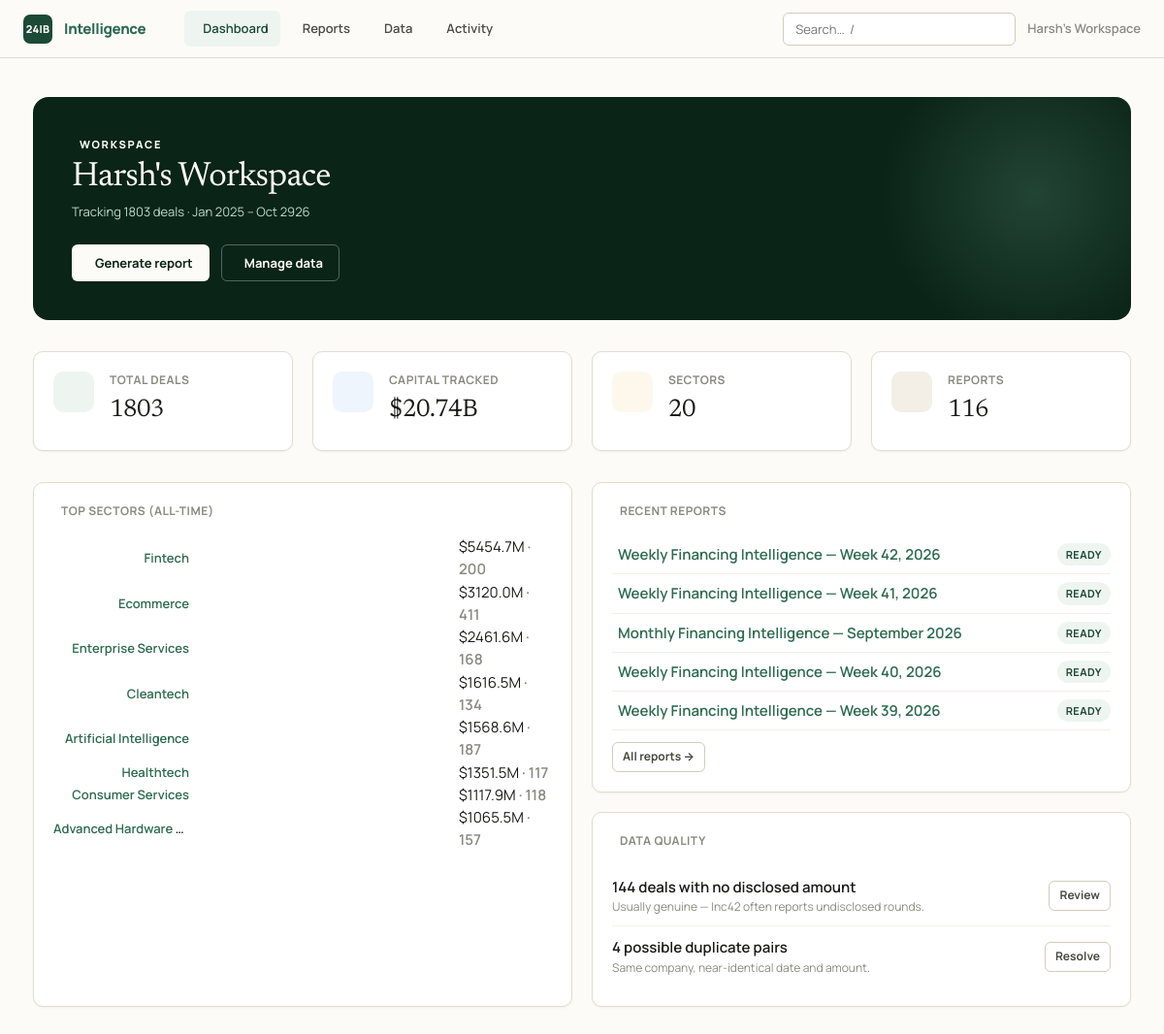
The page / on the database its author committed.
### intelligence/models.py (models this page shows, shortened)
class Organization(db.Model):
    __tablename__ = "organizations"
    id: Mapped[int] = mapped_column(primary_key=True)
    name: Mapped[str] = mapped_column(String(160), nullable=False)
    slug: Mapped[str] = mapped_column(String(80), unique=True, nullable=False)
    created_at: Mapped[datetime] = mapped_column(DateTime, default=_utcnow)
    deals: Mapped[list["FundingDeal"]] = relationship(back_populates="organization", cascade="all, delete-orphan")
    reports: Mapped[list["Report"]] = relationship(back_populates="organization", cascade="all, delete-orphan")
    api_keys: Mapped[list["ApiKey"]] = relationship(back_populates="organization", cascade="all, delete-orphan")

class Report(db.Model):
    __tablename__ = "reports"
    id: Mapped[int] = mapped_column(primary_key=True)
    organization_id: Mapped[int] = mapped_column(ForeignKey("organizations.id"), nullable=False)
    period_type: Mapped[PeriodType] = mapped_column(Enum(PeriodType), nullable=False)
    period_key: Mapped[str] = mapped_column(String(40), nullable=False)  # e.g. 2026-W14, 2026-05, 2026-Q1, 2026
    title: Mapped[str] = mapped_column(String(240), default="")
    edition_no: Mapped[int | None] = mapped_column(Integer, nullable=True)
    status: Mapped[ReportStatus] = mapped_column(Enum(ReportStatus), default=ReportStatus.PENDING)
    payload_json: Mapped[str] = mapped_column(Text, default="{}")  # see `payload` property — the full computed report
    error: Mapped[str | None] = mapped_column(Text, nullable=True)  # set only when status == FAILED
    share_token: Mapped[str] = mapped_column(String(48), default=_token, unique=True, index=True)
    is_published: Mapped[bool] = mapped_column(Boolean, default=False)
    notes: Mapped[str] = mapped_column(Text, default="")  # free-form personal notes, not shown on the public page
    created_at: Mapped[datetime] = mapped_column(DateTime, default=_utcnow)
    generated_at: Mapped[datetime | None] = mapped_column(DateTime, nullable=True)  # set when status becomes READY
    organization: Mapped["Organization"] = relationship(back_populates="reports")
    @property
    def payload(self) -> dict:
        """Decode the stored JSON payload back into the report's data dict."""
        return json.loads(self.payload_json or "{}")
    @payload.setter
    def payload(self, data: dict) -> None:
        """Serialise ``data`` to JSON for storage.

        ``default=str`` lets ``date``/``datetime`` values inside the payload
        (produced by ``aggregate.build_payload``) serialise without callers
        having to hand-roll a JSON encoder for every report field.
        """
        self.payload_json = json.dumps(data, default=str)

### intelligence/dashboard/routes.py (the view, shortened to what this page needs)
@bp.route("/")
def home():
    org = require_org()
    total_deals = db.session.scalar(
        select(func.count(FundingDeal.id)).where(FundingDeal.organization_id == org.id)
    ) or 0
    total_capital = db.session.scalar(
        select(func.coalesce(func.sum(FundingDeal.amount_usd_mn), 0.0)).where(FundingDeal.organization_id == org.id)
    ) or 0.0
    report_count = db.session.scalar(
        select(func.count(Report.id)).where(Report.organization_id == org.id)
    ) or 0
    sector_total = db.session.scalar(
        select(func.count(func.distinct(FundingDeal.sector_canonical)))
        .where(FundingDeal.organization_id == org.id)
    ) or 0
    sector_rows = db.session.execute(
        select(FundingDeal.sector_canonical, func.sum(FundingDeal.amount_usd_mn), func.count(FundingDeal.id))
        .where(FundingDeal.organization_id == org.id)
        .group_by(FundingDeal.sector_canonical)
        .order_by(func.sum(FundingDeal.amount_usd_mn).desc())
        .limit(8)
    ).all()
    max_sector = max((r[1] for r in sector_rows), default=1) or 1
    sectors = [{"name": r[0], "amt": round(r[1], 1), "deals": r[2],
                "pct": round(r[1] / max_sector * 100, 1)} for r in sector_rows]
    flags = []
    missing_sector = db.session.scalar(
        select(func.count(FundingDeal.id)).where(
            FundingDeal.organization_id == org.id, FundingDeal.sector_canonical == "Uncategorized")
    ) or 0
    zero_amt = db.session.scalar(
        select(func.count(FundingDeal.id)).where(
            FundingDeal.organization_id == org.id, FundingDeal.amount_usd_mn == 0)
    ) or 0
    if zero_amt:
        flags.append({
            "text": f"{zero_amt} deal{'' if zero_amt == 1 else 's'} with no disclosed amount",
            "hint": "Usually genuine — Inc42 often reports undisclosed rounds.",
            "url": url_for("data.index", sort="amount", dir="asc"),
            "cta": "Review",
        })
    dupes = 0
    try:
        from ..ingestion.dedup_review import find_candidates
        dupes = len(find_candidates(org.id))
    except Exception:  # pragma: no cover - never let a scan break the dashboard
        current_app.logger.exception("Duplicate scan failed on the dashboard")
    if dupes:
        flags.append({
            "text": f"{dupes} possible duplicate pair{'' if dupes == 1 else 's'}",
            "hint": "Same company, near-identical date and amount.",
            "url": url_for("data.dedup_review"),
            "cta": "Resolve",
        })
    recent_reports = db.session.scalars(
        select(Report).where(Report.organization_id == org.id).order_by(Report.created_at.desc()).limit(5)
    ).all()
    span = db.session.execute(
        select(func.min(FundingDeal.deal_date), func.max(FundingDeal.deal_date))
        .where(FundingDeal.organization_id == org.id)
    ).first()
    favorites = db.session.scalars(
        select(Favorite).where(Favorite.organization_id == org.id).order_by(Favorite.created_at.desc())
    ).all()
    pinned = []
    for f in favorites:
        try:
            pinned.append(_favorite_link(f))
        except (TypeError, ValueError):
            continue
    return render_template(
        "dashboard/home.html", active="dashboard",
        total_deals=total_deals, total_capital=round(total_capital, 1),
        report_count=report_count, sector_total=sector_total, sectors=sectors, flags=flags,
        recent_reports=recent_reports, span=span, pinned=pinned,
    )

### intelligence/__init__.py (called while the page is built)
def _register_security_headers(app: Flask) -> None:
    @app.after_request
    def _set_headers(resp):  # noqa: WPS430
        resp.headers.setdefault("X-Content-Type-Options", "nosniff")
        resp.headers.setdefault("X-Frame-Options", "SAMEORIGIN")
        resp.headers.setdefault("Referrer-Policy", "strict-origin-when-cross-origin")
        resp.headers.setdefault("Content-Security-Policy", _CSP)
        if app.config.get("SESSION_COOKIE_SECURE"):
            resp.headers.setdefault(
                "Strict-Transport-Security", "max-age=31536000; includeSubDomains"
            )
        return resp

### intelligence/clock.py (called while the page is built)
def utcnow() -> datetime:
    return datetime.now(timezone.utc).replace(tzinfo=None)

### intelligence/ingestion/dedup_review.py (called while the page is built)
def _name_similar(a: str, b: str) -> bool:
    return SequenceMatcher(None, a.strip().lower(), b.strip().lower()).ratio() >= _NAME_SIMILARITY

def _amount_close(a: float, b: float) -> bool:
    if a == 0 and b == 0:
        return True
    hi, lo = max(a, b), min(a, b)
    if hi == 0:
        return False
    return (hi - lo) / hi <= _AMOUNT_TOLERANCE

### intelligence/tenancy.py (called while the page is built, shortened)
def ensure_workspace() -> Organization:
    org = db.session.query(Organization).first()
    if org is not None:
        return org

def require_org() -> Organization:
    if "workspace" not in g:
        g.workspace = ensure_workspace()
    return g.workspace

### intelligence/templates/dashboard/home.html (shortened to what this page needs)
{% extends "base.html" %}
{% block content %}
<div class="hero">
  <div class="hero-eyebrow"> Workspace</div>
  <div class="hero-title">{{ current_org.name }}</div>
  <div class="hero-sub">
    {% if span and span[0] %}
      Tracking {{ total_deals }} deals · {{ span[0].strftime('%b %Y') }} – {{ span[1].strftime('%b %Y') }}
    {% else %}
      No deal data yet — import the Inc42 history to begin
    {% endif %}
  </div>
  <div class="hero-actions">
    <a class="btn btn-primary" href="{{ url_for('reports.new') }}"> Generate report</a>
    <a class="btn btn-ghost" href="{{ url_for('data.index') }}"> Manage data</a>
  </div>
</div>
{% if total_deals == 0 %}
<div class="card" style="margin-bottom:var(--sp-8)">
  <div class="section-head"><i class="ph ph-flag-banner" aria-hidden="true"></i> Get started</div>
  <ol style="margin:0;padding-left:1.2em;line-height:2">
    <li><strong>Load the data.</strong> <a href="{{ url_for('data.index') }}">Import the 3-year Inc42 history</a> from the master workbook, or upload your own CSV.</li>
    <li><strong>Generate an edition.</strong> <a href="{{ url_for('reports.new') }}">Build a weekly or monthly report</a> — the engine handles the aggregation.</li>
    <li><strong>Publish it.</strong> Weekly and monthly editions publish to the public site automatically; unpublish any you want held back.</li>
  </ol>
</div>
{% else %}
<div class="grid grid-4" style="margin-bottom:var(--sp-8)">
  <div class="card"><div class="kpi"><div class="kpi-icon"></div><div class="stat"><span class="stat-label">Total Deals</span><span class="stat-value">{{ total_deals }}</span></div></div></div>
  <div class="card"><div class="kpi"><div class="kpi-icon blue"></div><div class="stat"><span class="stat-label">Capital Tracked</span><span class="stat-value">${{ (total_capital/1000)|round(2) }}B</span></div></div></div>
  <div class="card"><div class="kpi"><div class="kpi-icon amber"></div><div class="stat"><span class="stat-label">Sectors</span><span class="stat-value">{{ sector_total }}</span></div></div></div>
  <div class="card"><div class="kpi"><div class="kpi-icon sand"></div><div class="stat"><span class="stat-label">Reports</span><span class="stat-value">{{ report_count }}</span></div></div></div>
</div>
<div class="grid grid-2">
  <div class="card">
    <div class="section-head"> Top sectors (all-time)</div>
    {% if sectors %}
    <div class="hbars" style="gap:12px">
      {% for s in sectors %}
      <div style="display:grid;grid-template-columns:140px 1fr 96px;align-items:center;gap:12px">
        <div style="font-size:var(--text-sm);font-weight:600;text-align:right;overflow:hidden;text-overflow:ellipsis;white-space:nowrap" title="{{ s.name }}">
          <a href="{{ url_for('explore.sector', name=s.name) }}">{{ s.name }}</a>
        </div>
        <div class="hbar-val">${{ s.amt }}M<span class="muted" style="font-weight:600"> · {{ s.deals }}</span></div>
      </div>
      {% endfor %}
    </div>
    {% else %}<p class="muted">Import deals to see sector flows.</p>{% endif %}
  </div>
  <div>
    <div class="card" style="margin-bottom:var(--sp-5)">
      <div class="section-head"> Recent reports</div>
      {% if recent_reports %}
        {% for r in recent_reports %}
        <div style="display:flex;justify-content:space-between;align-items:center;gap:10px;padding:8px 0;border-bottom:1px solid var(--sand)">
          <a href="{{ url_for('reports.view', report_id=r.id) }}" style="font-weight:600">
            {{ r.title }}
          </a>
          <span class="badge badge-{{ 'green' if r.status.value=='ready' else 'amber' }}">{{ r.status.value }}</span>
        </div>
        {% endfor %}
        <a class="btn btn-ghost btn-sm" style="margin-top:var(--sp-3)" href="{{ url_for('reports.index') }}">All reports →</a>
      {% else %}
        <p class="muted">No reports yet. <a href="{{ url_for('reports.new') }}">Generate one →</a></p>
      {% endif %}
    </div>
    <div class="card">
      <div class="section-head"> Data quality</div>
      {% if flags %}
        {% for f in flags %}
        <div class="quality-flag">
          <div>
            <div style="font-weight:600">{{ f.text }}</div>
            <div class="muted" style="font-size:var(--text-xs)">{{ f.hint }}</div>
          </div>
          <a class="btn btn-ghost btn-sm" href="{{ f.url }}">{{ f.cta }}</a>
        </div>
        {% endfor %}
      {% else %}
        <p class="muted"><i class="ph ph-check-circle" style="color:var(--g600)" aria-hidden="true"></i> No data-quality flags. Everything looks clean.</p>
      {% endif %}
    </div>
  </div>
</div>
{% endif %}
{% endblock %}

### intelligence/templates/base.html (shortened to what this page needs)
<!doctype html>
<html lang="en">
<head>
  <link rel="stylesheet" href="{{ url_for('static', filename='css/tokens.css') }}">
  <link rel="stylesheet" href="{{ url_for('static', filename='css/app.css') }}">
</head>
<body>
  <nav class="nav">
    <a href="{{ url_for('dashboard.home') }}" class="nav-brand">
      <span class="nav-mark" aria-hidden="true">24IB</span>
      <span>Intelligence</span>
    </a>
    <div class="nav-links">
      <a class="nav-link {{ 'active' if active=='dashboard' }}" href="{{ url_for('dashboard.home') }}">Dashboard</a>
      <a class="nav-link {{ 'active' if active=='reports' }}" href="{{ url_for('reports.index') }}">Reports</a>
      <a class="nav-link {{ 'active' if active=='data' }}" href="{{ url_for('data.index') }}">Data</a>
      <a class="nav-link {{ 'active' if active=='runs' }}" href="{{ url_for('dashboard.runs') }}">Activity</a>
    </div>
    <div class="nav-right">
      <form action="{{ url_for('explore.search') }}" method="get" role="search" class="nav-search">
        <input class="input" id="global-search" type="search" name="q"
               placeholder="Search…  /" title="Press / to focus">
      </form>
      <span class="nav-org">{{ current_org.name if current_org }}</span>
    </div>
  </nav>
  {% block body %}
  <main class="container" id="main">
    {% block content %}{% endblock %}
  </main>
  {% endblock %}
</body>
</html>

### intelligence/static/css/tokens.css (style rules this page uses)
:root { --cream: #fdfbf7; --sand: #f3efe6; --sand-2: #ece7da; --border: #e3ddd0; --border-strong: #d3ccba; --ink: #1a1a18; --slate: #4a4a44; --dust: #8a8a82; --ghost: #b8b8ae; --g900: #0a2418; --g800: #1b4a36; --g700: #2d6b4f; --g600: #3d8a67; --g400: #7ab896; --g200: #b8ddc9; --g50: #eef5f1; --b700: #1f4e79; --b500: #3b82c4; --b50: #eef5fd; --r700: #9b2c2c; --r500: #d64545; --r50: #fdf0f0; --a700: #92600a; --a500: #d99a16; --a50: #fef8ec; --font-serif: 'Newsreader', Georgia, 'Times New Roman', serif; --font-sans: 'Manrope', system-ui, -apple-system, sans-serif; --font-mono: 'JetBrains Mono', ui-monospace, 'SF Mono', monospace; --text-2xs: 0.6875rem; --text-xs: 0.75rem; --text-sm: 0.8125rem; --text-base:0.9375rem; --text-md: 1.0625rem; --text-lg: 1.25rem; --text-xl: 1.5rem; --text-2xl: 2rem; --text-3xl: 2.75rem; --track-tight: -0.02em; --track-normal: 0; --track-wide: 0.04em; --track-widest: 0.16em; --sp-1: 4px; --sp-2: 8px; --sp-3: 12px; --sp-4: 16px; --sp-5: 20px; --sp-6: 24px; --sp-8: 32px; --sp-10: 40px; --sp-12: 48px; --sp-16: 64px; --sp-24: 96px; --radius-sm: 6px; --radius: 10px; --radius-lg: 16px; --shadow-sm: 0 1px 2px rgba(26,26,24,0.05); --shadow: 0 4px 16px rgba(26,26,24,0.07); --shadow-lg: 0 12px 40px rgba(26,26,24,0.10); --ease-out: cubic-bezier(0.16, 1, 0.3, 1); --ease-spring: cubic-bezier(0.34, 1.56, 0.64, 1); --dur-fast: 120ms; --dur-base: 220ms; --nav-h: 60px; --max-content: 1180px; --max-article: 760px; }

### rows shown on the page
Organization: name "Harsh's Workspace"
Report: title "Weekly Financing Intelligence — Week 42, 2026", status.value "READY"
Report: title "Weekly Financing Intelligence — Week 41, 2026", status.value "READY"
Report: title "Monthly Financing Intelligence — September 2026", status.value "READY"
Report: title "Weekly Financing Intelligence — Week 40, 2026", status.value "READY"
Report: title "Weekly Financing Intelligence — Week 39, 2026", status.value "READY"

### other values the page prints
{{ total_deals }} "1803"
{{ span[0].strftime('%b %Y') }} "Jan 2025"
{{ span[1].strftime('%b %Y') }} "Oct 2926"
{{ (total_capital/1000)|round(2) }} "20.74"
{{ sector_total }} "20"
{{ report_count }} "116"
{{ s.name }} "Fintech" "Ecommerce" "Enterprise Services" "Cleantech" "Artificial Intelligence" "Healthtech" "Consumer Services" "Advanced Hardware…"
{{ s.amt }} "5454.7" "3120.0" "2461.6" "1616.5" "1568.6" "1351.5" "1117.9" "1065.5"
{{ s.deals }} "200" "411" "168" "134" "187" "117" "118" "157"
{{ f.text }} "144 deals with no disclosed amount" "4 possible duplicate pairs"
{{ f.hint }} "Usually genuine — Inc42 often reports undisclosed rounds." "Same company, near-identical date and amount."
{{ f.cta }} "Review" "Resolve"
